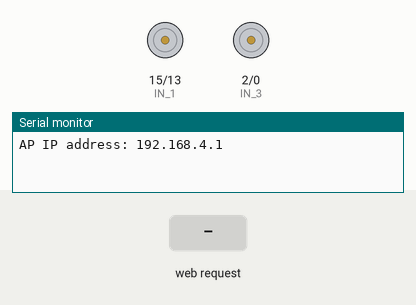
The sketch below on a simulated ESP8266 (NodeMCU). Parts: motor-driver pin pairs drawn as motors (green arrow = first pin HIGH = forward, orange = second pin HIGH = backward, longer = more drive, scaled by the enable pin), the last lines printed to the serial monitor. The test bench sets the inputs (shaded band).

Above: at 1.2 s.
1.3 s: HTTP request GET /?State=F received
At 2.3 s:
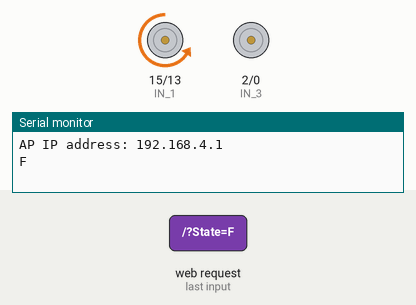
2.8 s: HTTP request GET /?State=B received
At 3.5 s:
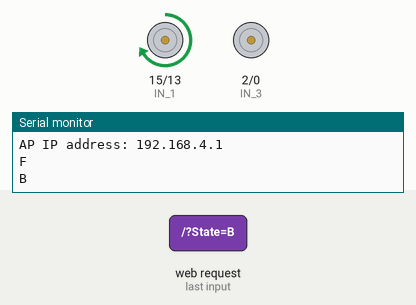
4.3 s: HTTP request GET /?State=L received
At 4.6 s:
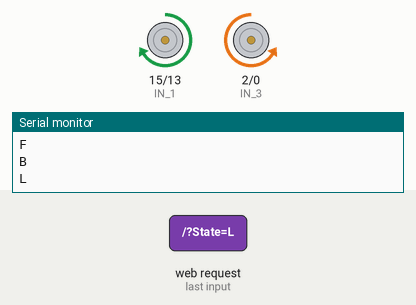
5.8 s: HTTP request GET /?State=R received
At 6.9 s:
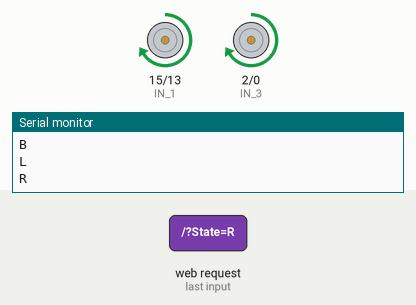
7.3 s: HTTP request GET /?State=F received
At 8.1 s:
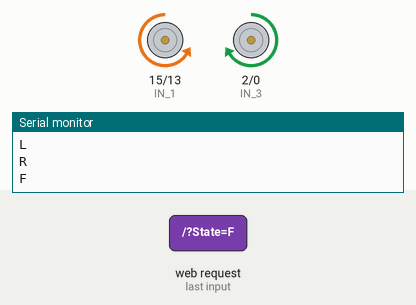
8.8 s: HTTP request GET /?State=L received
At 9.2 s:
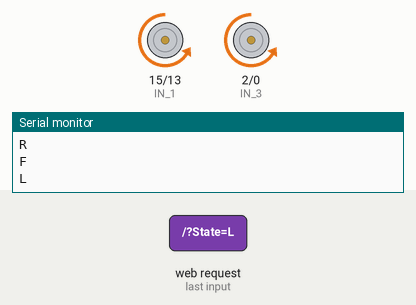
Timing chart, 0 to 11.3 s (numbered marks = the images above; inputs shaded):
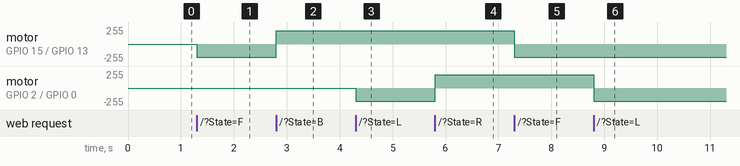

Measured:
- after the input at 1.3 s, motor on GPIO 15 (IN_1) / GPIO 13 (IN_2): stopped → backward 199/255 at once
- after the input at 2.8 s, motor on GPIO 15 (IN_1) / GPIO 13 (IN_2): backward 199/255 → forward 199/255 at once
- after the input at 4.3 s, motor on GPIO 2 (IN_3) / GPIO 0 (IN_4): stopped → backward 199/255 at once
- after the input at 5.8 s, motor on GPIO 2 (IN_3) / GPIO 0 (IN_4): backward 199/255 → forward 199/255 at once
- after the input at 7.3 s, motor on GPIO 15 (IN_1) / GPIO 13 (IN_2): forward 199/255 → backward 199/255 at once
- after the input at 8.8 s, motor on GPIO 2 (IN_3) / GPIO 0 (IN_4): forward 199/255 → backward 199/255 at once

The sketch:

motor_servo.ino
```cpp
#define ENA   14          // Enable/speed motors Right        GPIO14(D5)
#define ENB   12          // Enable/speed motors Left         GPIO12(D6)
#define IN_1  15          // L298N in1 motors Right           GPIO15(D8)
#define IN_2  13          // L298N in2 motors Right           GPIO13(D7)
#define IN_3  2           // L298N in3 motors Left            GPIO2(D4)
#define IN_4  0           // L298N in4 motors Left            GPIO0(D3)

#include <ESP8266WiFi.h>
#include <WiFiClient.h>
#include <ESP8266WebServer.h>

String command;             //String to store app command state.
int speedCar = 800;         // 400 - 1023.
int speed_Coeff = 3;

const char* ssid = "IITJ_WLAN";
const char* pass = "garvit32";
ESP8266WebServer server(80);

void setup() {

  pinMode(ENA, OUTPUT);
  pinMode(ENB, OUTPUT);
  pinMode(IN_1, OUTPUT);
  pinMode(IN_2, OUTPUT);
  pinMode(IN_3, OUTPUT);
  pinMode(IN_4, OUTPUT);


  Serial.begin(115200);

  // Connecting WiFi

  WiFi.mode(WIFI_AP);
  WiFi.softAP(ssid, pass);

  IPAddress myIP = WiFi.softAPIP();
  Serial.print("AP IP address: ");
  Serial.println(myIP);

  // Starting WEB-server
  server.on ( "/", HTTP_handleRoot );
  server.onNotFound ( HTTP_handleRoot );
  server.begin();
}

void goUp_1() {

  digitalWrite(IN_1, LOW);
  digitalWrite(IN_2, HIGH);
  analogWrite(ENA, speedCar);


}

void goDown_1() {


  digitalWrite(IN_1, HIGH);
  digitalWrite(IN_2, LOW);
  analogWrite(ENB, speedCar);
}

void goUp_2() {

  digitalWrite(IN_3, LOW);
  digitalWrite(IN_4, HIGH);
  analogWrite(ENB, speedCar);
}

void goDown_2() {


  digitalWrite(IN_3, HIGH);
  digitalWrite(IN_4, LOW);
  analogWrite(ENB, speedCar);
}

void goUp_Both() {

  digitalWrite(IN_1, LOW);
  digitalWrite(IN_2, HIGH);
  analogWrite(ENA, speedCar);

  digitalWrite(IN_3, LOW);
  digitalWrite(IN_4, HIGH);
  analogWrite(ENB, speedCar);
}

void goDown_Both() {

  digitalWrite(IN_1, HIGH);
  digitalWrite(IN_2, LOW);
  analogWrite(ENA, speedCar);

  digitalWrite(IN_3, HIGH);
  digitalWrite(IN_4, LOW);
  analogWrite(ENB, speedCar);
}


void stopRobot() {

  digitalWrite(IN_1, LOW);
  digitalWrite(IN_2, LOW);
  analogWrite(ENA, speedCar);

  digitalWrite(IN_3, LOW);
  digitalWrite(IN_4, LOW);
  analogWrite(ENB, speedCar);
}

void loop() {
  server.handleClient();

  command = server.arg("State");
  if (command == "F") goUp_1();
  else if (command == "B") goDown_1();
  else if (command == "L") goUp_2();
  else if (command == "R") goDown_2();
  else if (command == "I") goUp_Both();
  else if (command == "G") goDown_Both();
  else if (command == "0") speedCar = 400;
  else if (command == "1") speedCar = 470;
  else if (command == "2") speedCar = 540;
  else if (command == "3") speedCar = 610;
  else if (command == "4") speedCar = 680;
  else if (command == "5") speedCar = 750;
  else if (command == "6") speedCar = 820;
  else if (command == "7") speedCar = 890;
  else if (command == "8") speedCar = 960;
  else if (command == "9") speedCar = 1023;
  else if (command == "S") stopRobot();
}


void HTTP_handleRoot(void) {

  if ( server.hasArg("State") ) {
    Serial.println(server.arg("State"));
  }
  server.send ( 200, "text/html", "" );
  delay(1);
}
```
